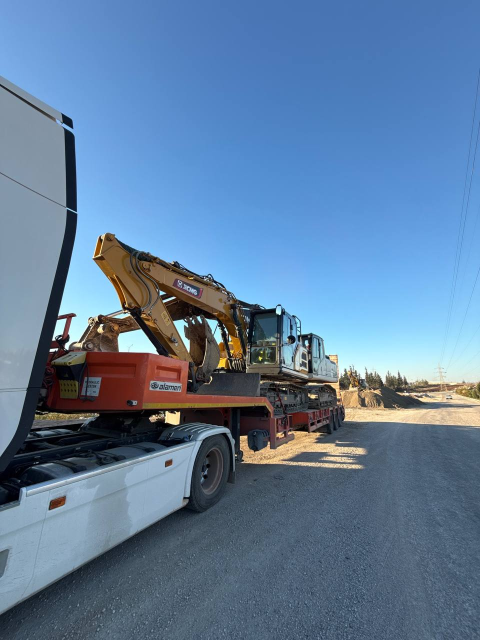
#> input picture src/photos/galeri/01-lowbed-ekskavator-nakliyesi.jpg, 960 x 1280 px (shown at 1/2 size); its folder holds 4 pictures in this run
$ python import_photos.py
#> lines starting #> are read from the running program, lines starting #| are printed output that depends on the picture
#!/usr/bin/env python3
"""
Gerçek fotoğraf ve videoları siteye işler.

src/photos/<anahtar>.(jpg|jpeg|png|webp)  -> dist/assets/img/<anahtar>.webp, -sm.webp, og/<anahtar>.jpg
src/photos/<anahtar>.(mp4|mov|m4v|webm)   -> dist/assets/video/<anahtar>.mp4 + .webm (sessiz, 1280x720)
src/photos/blog/<yazi-slug>.(jpg|...)     -> dist/assets/img/blog/<slug>.webp (yoksa sahne fotoğrafından kırpılır)

Anahtarlar: hafriyat, temel, altyapi, yol, dolgu, makine, insaat, nakliye
Sonuç dist/assets/img/media.json'a yazılır; şablonlar gerçek medyayı çizimlerin yerine kullanır.
Fotoğrafı olmayan yeni sahneler için en yakın mevcut görsel geçici olarak kopyalanır.

Kullanım: python3 scripts/import_photos.py   (ardından npm run build)
"""
import json
import os
import re
import shutil
import subprocess

from PIL import Image, ImageOps

ROOT = os.path.dirname(os.path.dirname(os.path.abspath(__file__)))
SRC = os.path.join(ROOT, "src", "photos")
IMG = os.path.join(ROOT, "dist", "assets", "img")
VID = os.path.join(ROOT, "dist", "assets", "video")
KEYS = ["hafriyat", "temel", "altyapi", "yol", "dolgu", "makine", "kamyon", "insaat", "nakliye"]
ALIAS = {"temel": "hafriyat", "altyapi": "hafriyat", "yol": "nakliye", "dolgu": "makine"}
PHOTO_EXT = (".jpg", ".jpeg", ".png", ".webp")
VIDEO_EXT = (".mp4", ".mov", ".m4v", ".webm")


def find(base, exts):
#> called with base = 'src/photos/hafriyat', exts = ('.jpg', '.jpeg', '.png', '.webp')
    for e in exts:
        for cand in (base + e, base + e.upper()):
            if os.path.isfile(cand):
                return cand
    return None


def crop(im, ratio, shift=0.5):
    """Oranı koruyarak kırp; shift 0..1 kırpma penceresinin konumu."""
    w, h = im.size
    if w / h > ratio:
        nw = int(h * ratio)
        x = int((w - nw) * shift)
        return im.crop((x, 0, x + nw, h))
    nh = int(w / ratio)
    y = int((h - nh) * shift)
    return im.crop((0, y, w, y + nh))


def save_set(im, out_base, og_path=None, shift=0.5):
    im = ImageOps.exif_transpose(im).convert("RGB")
    wide = crop(im, 16 / 9, shift).resize((1280, 720), Image.LANCZOS)
    wide.save(out_base + ".webp", quality=82, method=6)
    wide.resize((640, 360), Image.LANCZOS).save(out_base + "-sm.webp", quality=80, method=6)
    # mobil ve dikey kutular için 3:4 sürüm (dikey çekilmiş fotoğraflar neredeyse hiç kırpılmaz)
    tall = crop(im, 3 / 4, 0.5).resize((900, 1200), Image.LANCZOS)
    tall.save(out_base + "-p.webp", quality=80, method=6)
    tall.resize((600, 800), Image.LANCZOS).save(out_base + "-p-sm.webp", quality=78, method=6)
    if og_path:
        crop(im, 1200 / 630, shift).resize((1200, 630), Image.LANCZOS).save(og_path, quality=84, optimize=True, progressive=True)
    return wide


def import_video(src, key):
    os.makedirs(VID, exist_ok=True)
    vf = "scale=1280:720:force_original_aspect_ratio=increase,crop=1280:720,fps=25"
    mp4 = os.path.join(VID, f"{key}.mp4")
    subprocess.run(["ffmpeg", "-y", "-loglevel", "error", "-i", src, "-t", "20", "-an", "-vf", vf, "-c:v", "libx264",
                    "-crf", "27", "-preset", "slow", "-pix_fmt", "yuv420p", "-movflags", "+faststart", mp4], check=True)
    subprocess.run(["ffmpeg", "-y", "-loglevel", "error", "-i", mp4, "-c:v", "libvpx-vp9", "-b:v", "0", "-crf", "40",
                    "-row-mt", "1", "-an", os.path.join(VID, f"{key}.webm")], check=True)
    return mp4


def main():
    os.makedirs(os.path.join(IMG, "og"), exist_ok=True)
    os.makedirs(os.path.join(IMG, "blog"), exist_ok=True)
    media = {}
    crops_f = os.path.join(SRC, "crop.json")  # dikey fotoğraflar için kadraj (0 üst … 1 alt)
    crops = json.load(open(crops_f)) if os.path.isfile(crops_f) else {}
    for key in KEYS:
        m = {}
        photo = find(os.path.join(SRC, key), PHOTO_EXT)
        vid = find(os.path.join(SRC, key), VIDEO_EXT)
        if photo:
            save_set(Image.open(photo), os.path.join(IMG, key), os.path.join(IMG, "og", f"{key}.jpg"), crops.get(key, 0.5))
            m["photo"] = True
            print(f"fotoğraf: {key} <- {os.path.basename(photo)}")
        if vid:
            mp4 = import_video(vid, key)
            m["video"] = True
            if not photo:  # poster yoksa videonun ilk saniyesinden üret
                frame = mp4 + ".png"
                subprocess.run(["ffmpeg", "-y", "-loglevel", "error", "-ss", "1", "-i", mp4, "-frames:v", "1", frame], check=True)
                save_set(Image.open(frame), os.path.join(IMG, key), os.path.join(IMG, "og", f"{key}.jpg"))
                os.remove(frame)
            print(f"video: {key} <- {os.path.basename(vid)}")
        if not m and not os.path.isfile(os.path.join(IMG, f"{key}.webp")) and key in ALIAS:
            a = ALIAS[key]  # geçici: en yakın mevcut görsel
            for suf in (".webp", "-sm.webp"):
                shutil.copyfile(os.path.join(IMG, a + suf), os.path.join(IMG, key + suf))
            shutil.copyfile(os.path.join(IMG, "og", a + ".jpg"), os.path.join(IMG, "og", key + ".jpg"))
            print(f"geçici görsel: {key} <- {a}")
        if m:
            media[key] = m
#> pass 2 of the loop in main, `for key in KEYS:`:
#> pass 3 of the loop in main, `for key in KEYS:`:
#> the loop made 9 passes; the first 3 are shown

    # blog kapakları
    posts = os.path.join(ROOT, "src", "content", "posts")
    for fname in sorted(os.listdir(posts)):
        if not fname.endswith(".mjs"):
            continue
        slug = fname[:-4]
        own = find(os.path.join(SRC, "blog", slug), PHOTO_EXT)
        scene = (re.search(r"scene\s*:\s*['\"](\w+)['\"]", open(os.path.join(posts, fname), encoding="utf-8").read()) or [None, None])[1]
        base = os.path.join(IMG, "blog", slug)
        if own:
            save_set(Image.open(own), base)
            print(f"kapak: {slug} <- {os.path.basename(own)}")
        elif scene in media and media[scene].get("photo"):
            src = find(os.path.join(SRC, scene), PHOTO_EXT)
            im = ImageOps.exif_transpose(Image.open(src)).convert("RGB")
            h = sum(map(ord, slug))
            # aynı fotoğraftan farklı kadraj: hafif yakınlaştırıp kaydır
            w0, h0 = im.size
            z = 0.82
            cw, ch = int(w0 * z), int(h0 * z)
            x = int((w0 - cw) * ((h % 7) / 6))
            y = int((h0 - ch) * ((h % 5) / 4))
            save_set(im.crop((x, y, x + cw, y + ch)), base, shift=crops.get(scene, 0.5))
            print(f"kapak: {slug} <- {scene} kırpımı")

    # galeri: oranı korunarak küçültülür
    gdir = os.path.join(SRC, "galeri")
    if os.path.isdir(gdir):
        out = os.path.join(IMG, "galeri")
        os.makedirs(out, exist_ok=True)
        gal = {}
        for fname in sorted(os.listdir(gdir)):
            stem, ext = os.path.splitext(fname)
            if ext.lower() not in PHOTO_EXT:
                continue
            im = ImageOps.exif_transpose(Image.open(os.path.join(gdir, fname))).convert("RGB")
#> im is the input picture: PIL image 960x1280 RGB; mean R, G, B 95.8, 124.6, 156
            big = im.copy()
            big.thumbnail((1400, 1400), Image.LANCZOS)
            big.save(os.path.join(out, stem + ".webp"), quality=82, method=6)
            sm = im.copy()
            sm.thumbnail((560, 760), Image.LANCZOS)
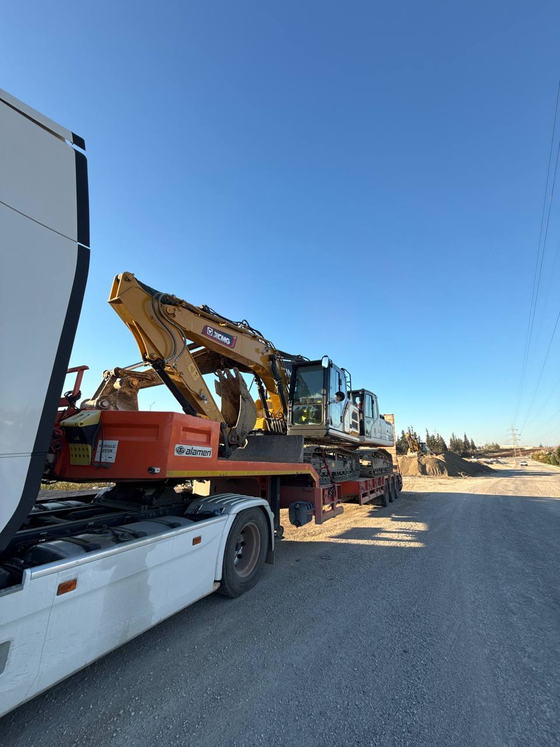
#> sm: PIL image 560x747 RGB; mean R, G, B 95.8, 124.6, 156
            sm.save(os.path.join(out, stem + "-sm.webp"), quality=78, method=6)
            gal[stem] = [big.width, big.height, sm.width, sm.height]
#> pass 2 of the loop in main, `for fname in sorted(os.listdir(gdir)):`:
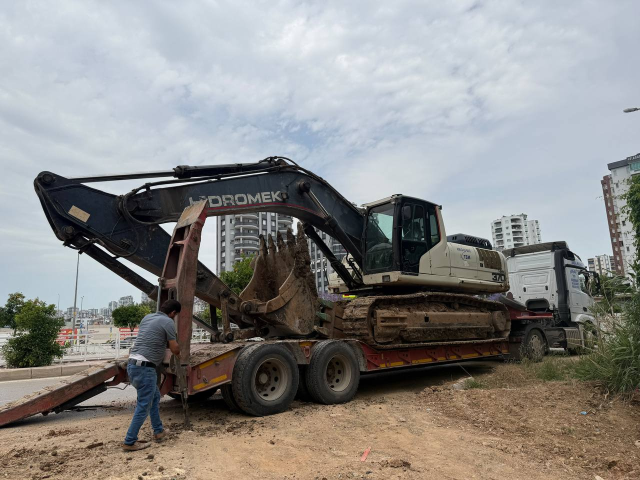
#> input picture src/photos/galeri/02-is-makinesi-lowbed-yukleme.jpg, 1280 x 960 px (shown at 1/2 size)
#> in main, im is the input picture: PIL image 1280x960 RGB; mean R, G, B 138.6, 137.3, 135.1
#> in main, `sm.thumbnail((560, 760), Image.LANCZOS)`:
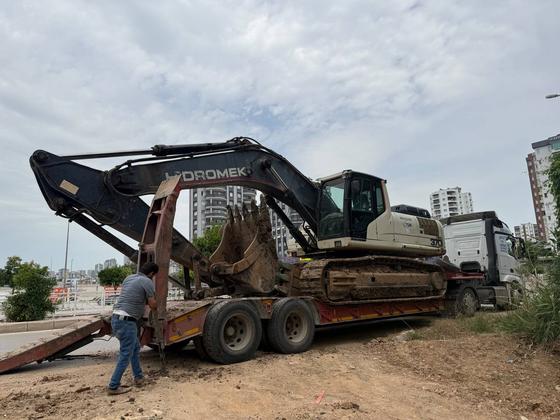
#> sm: PIL image 560x420 RGB; mean R, G, B 138.6, 137.3, 135.1
#> pass 3 of the loop in main, `for fname in sorted(os.listdir(gdir)):`:
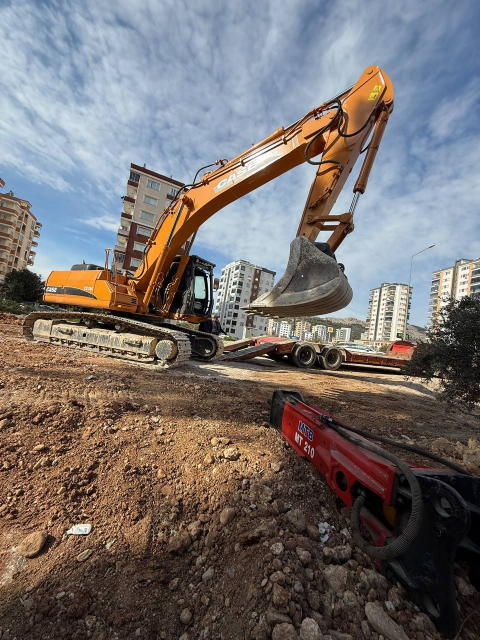
#> input picture src/photos/galeri/03-ekskavator-hafriyat-calismasi.jpg, 960 x 1280 px (shown at 1/2 size)
#> in main, im is the input picture: PIL image 960x1280 RGB; mean R, G, B 117.4, 111.2, 109.5
#> in main, `sm.thumbnail((560, 760), Image.LANCZOS)`:
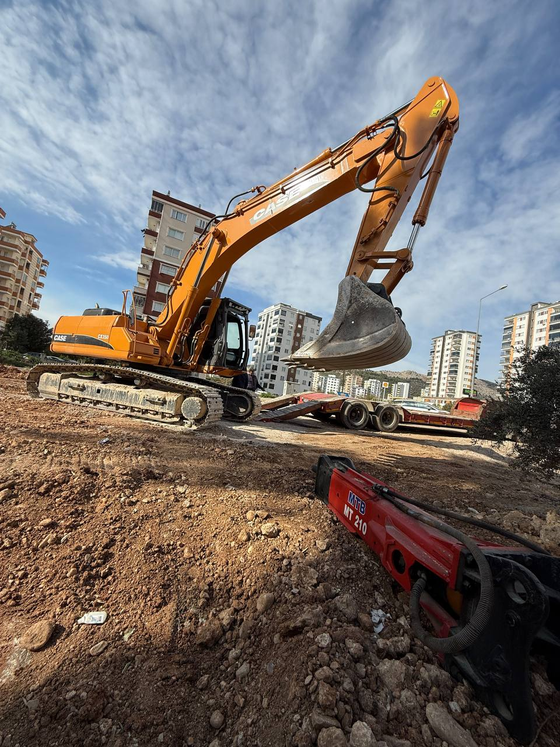
#> sm: PIL image 560x747 RGB; mean R, G, B 117.4, 111.2, 109.5
#> the loop made 4 passes; the first 3 are shown
        media["_galeri"] = gal
        print(f"galeri: {len(gal)} fotoğraf")
#| galeri: 4 fotoğraf

    with open(os.path.join(IMG, "media.json"), "w", encoding="utf-8") as f:
        json.dump(media, f, ensure_ascii=False, indent=2)
    print(f"media.json: {len([k for k in media if not k.startswith('_')])} gerçek sahne medyası")


if __name__ == "__main__":
    main()
